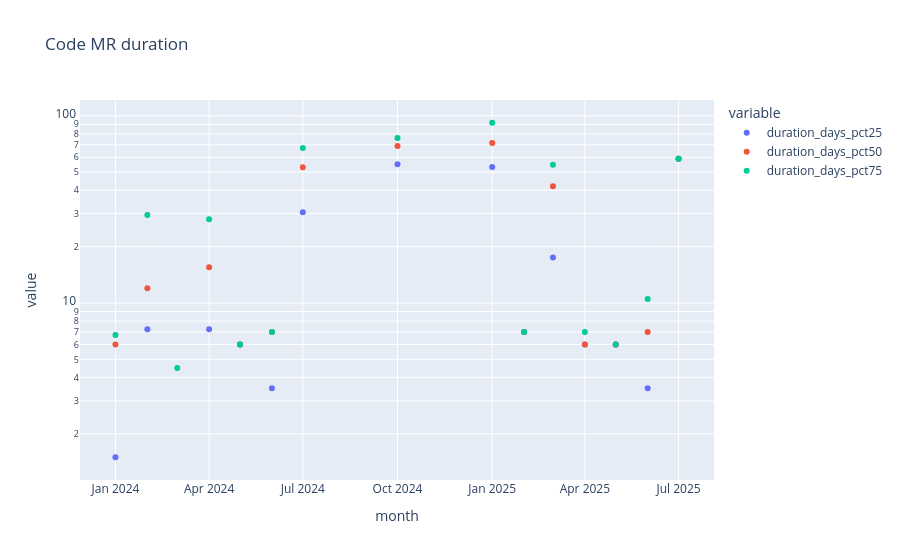

Source (notebook cell):
### Code cell
px.scatter(user_mrs_duration(gitlab_user).toPandas(),x='month',y=['duration_days_pct25','duration_days_pct50','duration_days_pct75'], log_y=True,title='Code MR duration')

### Figure 1 — Plotly figure (JSON) as saved in the notebook; plotly's stock layout.template omitted (floating-point values rounded to 4 significant figures)
{"data": [{"hovertemplate": "variable=duration_days_pct25<br>month=%{x}<br>value=%{y}<extra></extra>", "legendgroup": "duration_days_pct25", "marker": {"color": "#636efa", "symbol": "circle"}, "mode": "markers", "name": "duration_days_pct25", "orientation": "v", "showlegend": true, "type": "scatter", "x": ["2024-10-01T00:00:00", "2025-06-01T00:00:00", "2025-01-01T00:00:00", "2024-11-01T00:00:00", "2024-02-01T00:00:00", "2025-04-01T00:00:00", "2025-02-01T00:00:00", "2024-04-01T00:00:00", "2024-03-01T00:00:00", "2024-07-01T00:00:00", "2024-05-01T00:00:00", "2025-03-01T00:00:00", "2024-06-01T00:00:00", "2025-05-01T00:00:00", "2025-07-01T00:00:00", "2024-01-01T00:00:00"], "xaxis": "x", "y": [55, 3.5, 53.25, 0, 7.25, 6, 7, 7.25, 0, 30.5, 6, 17.5, 3.5, 6, 59, 1.5], "yaxis": "y"}, {"hovertemplate": "variable=duration_days_pct50<br>month=%{x}<br>value=%{y}<extra></extra>", "legendgroup": "duration_days_pct50", "marker": {"color": "#EF553B", "symbol": "circle"}, "mode": "markers", "name": "duration_days_pct50", "orientation": "v", "showlegend": true, "type": "scatter", "x": ["2024-10-01T00:00:00", "2025-06-01T00:00:00", "2025-01-01T00:00:00", "2024-11-01T00:00:00", "2024-02-01T00:00:00", "2025-04-01T00:00:00", "2025-02-01T00:00:00", "2024-04-01T00:00:00", "2024-03-01T00:00:00", "2024-07-01T00:00:00", "2024-05-01T00:00:00", "2025-03-01T00:00:00", "2024-06-01T00:00:00", "2025-05-01T00:00:00", "2025-07-01T00:00:00", "2024-01-01T00:00:00"], "xaxis": "x", "y": [69, 7, 71.5, 0, 12, 6, 7, 15.5, 0, 53, 6, 42, 7, 6, 59, 6], "yaxis": "y"}, {"hovertemplate": "variable=duration_days_pct75<br>month=%{x}<br>value=%{y}<extra></extra>", "legendgroup": "duration_days_pct75", "marker": {"color": "#00cc96", "symbol": "circle"}, "mode": "markers", "name": "duration_days_pct75", "orientation": "v", "showlegend": true, "type": "scatter", "x": ["2024-10-01T00:00:00", "2025-06-01T00:00:00", "2025-01-01T00:00:00", "2024-11-01T00:00:00", "2024-02-01T00:00:00", "2025-04-01T00:00:00", "2025-02-01T00:00:00", "2024-04-01T00:00:00", "2024-03-01T00:00:00", "2024-07-01T00:00:00", "2024-05-01T00:00:00", "2025-03-01T00:00:00", "2024-06-01T00:00:00", "2025-05-01T00:00:00", "2025-07-01T00:00:00", "2024-01-01T00:00:00"], "xaxis": "x", "y": [76, 10.5, 91.75, 0, 29.5, 7, 7, 28, 4.5, 67.25, 6, 54.75, 7, 6, 59, 6.75], "yaxis": "y"}], "layout": {"legend": {"title": {"text": "variable"}, "tracegroupgap": 0}, "title": {"text": "Code MR duration"}, "xaxis": {"anchor": "y", "domain": [0, 1], "title": {"text": "month"}}, "yaxis": {"anchor": "x", "domain": [0, 1], "title": {"text": "value"}, "type": "log"}}}
